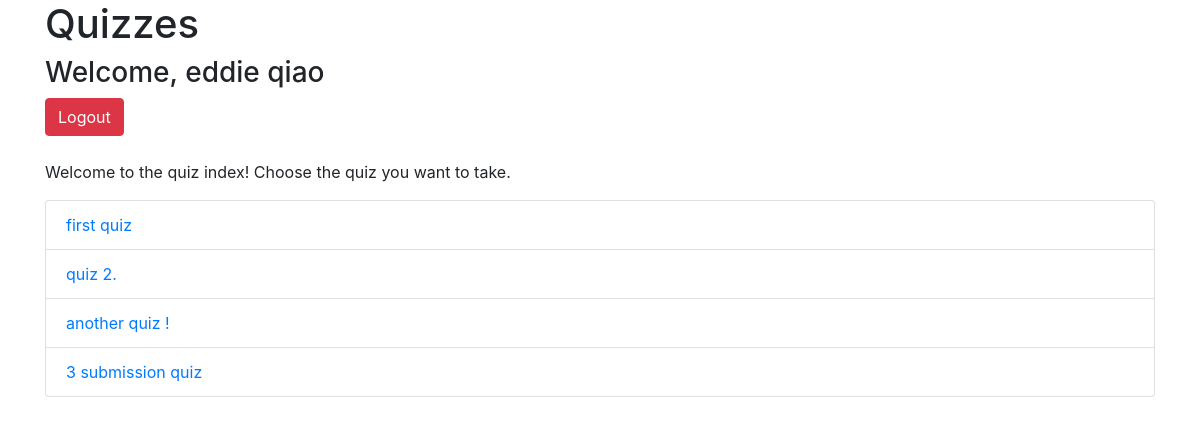
Page /quiz/ (signed in) on the earlier database version.
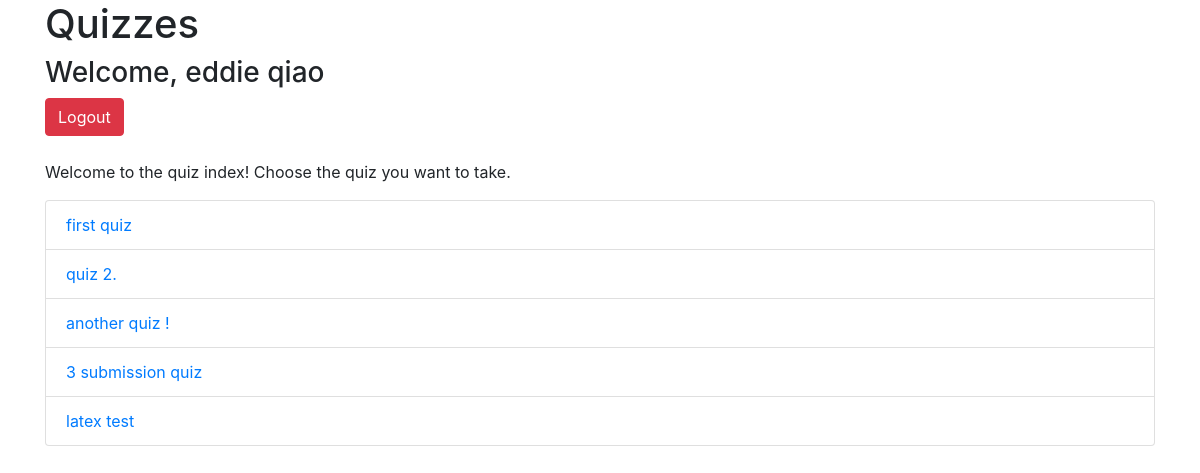
Same page on the later database version.
### quiz/models.py (models this page shows, shortened)
class Quiz(models.Model):
    name = models.CharField(max_length=1000)
    max_subs = models.IntegerField(default = 99999)

### quiz/views.py (the view, shortened to what this page needs)
# urls.py: path('', views.index, name='index'),
def index(request):
    quizzes = Quiz.objects.all()
    failed = False
    if request.method == "POST" and "signup" in request.POST.keys():
        template = loader.get_template('quiz/signup.html')
        context = {}
        return HttpResponse(template.render(context, request))
    if request.user.is_authenticated:
        loggedIn = True
    else:
        loggedIn = False
    template = loader.get_template('quiz/index.html')
    context = {
        'quizzes': quizzes,
        'loggedIn': loggedIn,
        'user': request.user,
        'failed': failed,
    }
    return HttpResponse(template.render(context, request))

### quiz/templates/quiz/index.html (shortened to what this page needs)
<!DOCTYPE html>
<html>
  <head>
      <link rel="stylesheet" href="https://maxcdn.bootstrapcdn.com/bootstrap/4.4.1/css/bootstrap.min.css" />
  </head>
  <body>
    <div class = "container">
      <h1>Quizzes</h1>
      {% if loggedIn %}
          <h3>Welcome, {{ user.first_name }} {{ user.last_name }}</h3>
        <form method = "POST">
          <button type="submit" class="btn btn-danger">Logout</button>
        </form>
        <br />
        <p>Welcome to the quiz index! Choose the quiz you want to take.</p>
        <ul class = "list-group">
          {% for quiz in quizzes %}
            <li class = "list-group-item"><a href = {{quiz.id}}>{{quiz.name}}</a></li>
          {% endfor %}
        </ul>
      {% endif %}
    </div>
  </body>
</html>

Differences in the rows shown:
added Quiz: name "latex test"
